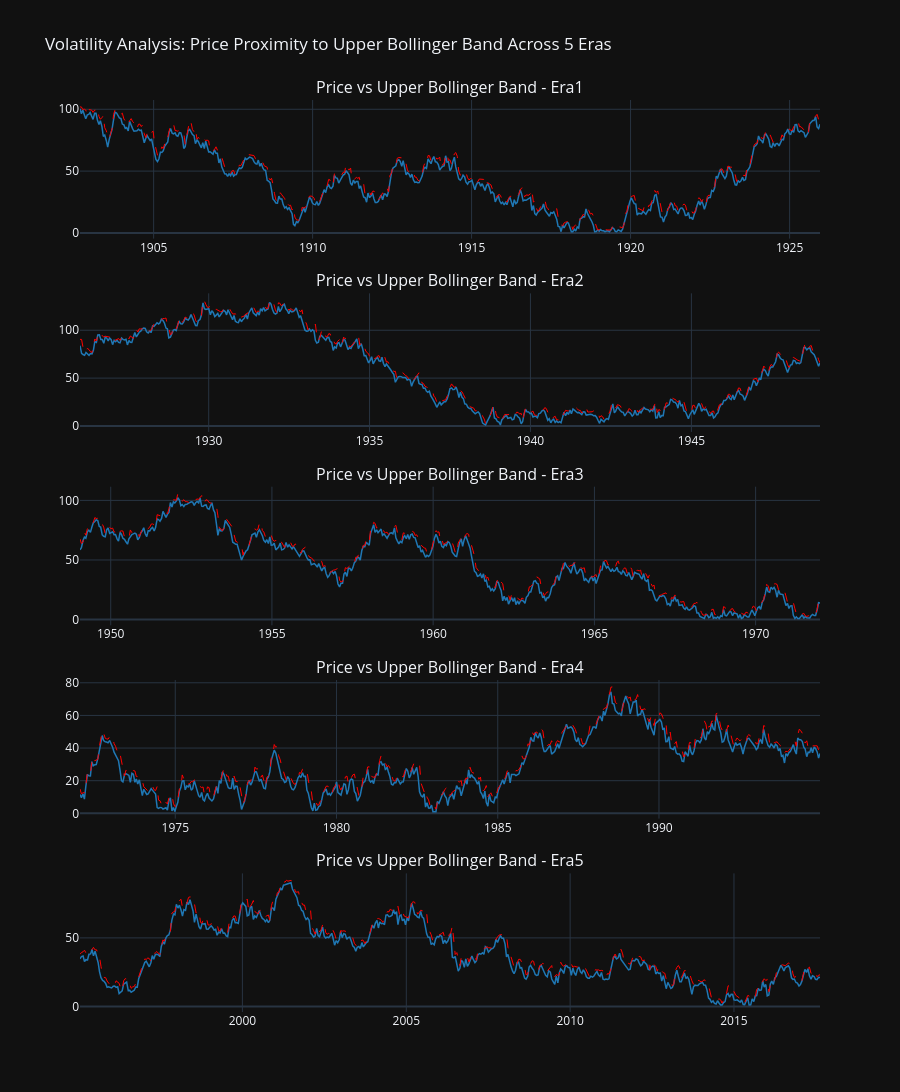

Notebook code for this chart:
### Code cell
import plotly.graph_objects as go
from plotly.subplots import make_subplots


sampled_df = df.iloc[::12].copy()
eras = sampled_df['Era'].unique()


fig = make_subplots(
    rows=5, cols=1, 
    subplot_titles=[f"Price vs Upper Bollinger Band - {era}" for era in eras],
    vertical_spacing=0.06
)

for i, era_name in enumerate(eras, 1):
    era_df = sampled_df[sampled_df['Era'] == era_name]
    
    
    fig.add_trace(go.Scatter(
        x=era_df['Date'], y=era_df['Close_Price'],
        mode='lines', name='Close Price', line=dict(color='#1f77b4', width=1.5)
    ), row=i, col=1)
    
    
    fig.add_trace(go.Scatter(
        x=era_df['Date'], y=era_df['Bollinger_Bands_Upper'],
        mode='lines', name='Upper Band', line=dict(color='red', width=1, dash='dash')
    ), row=i, col=1)


fig.update_layout(
    height=1300,
    title_text="Volatility Analysis: Price Proximity to Upper Bollinger Band Across 5 Eras",
    template='plotly_dark',
    showlegend=False
)

fig.show()

### Figure 1 — Plotly figure (JSON) as saved in the notebook; plotly's stock layout.template omitted (floating-point values rounded to 4 significant figures; data arrays with more than 128 entries replaced by an {"elided": "..."} marker saying what was removed)
{"data": [{"line": {"color": "#1f77b4", "width": 1.5}, "mode": "lines", "name": "Close Price", "type": "scatter", "x": {"elided": "507 str values"}, "xaxis": "x", "y": {"elided": "507 float values"}, "yaxis": "y"}, {"line": {"color": "red", "dash": "dash", "width": 1}, "mode": "lines", "name": "Upper Band", "type": "scatter", "x": {"elided": "507 str values"}, "xaxis": "x", "y": {"elided": "507 float values"}, "yaxis": "y"}, {"line": {"color": "#1f77b4", "width": 1.5}, "mode": "lines", "name": "Close Price", "type": "scatter", "x": {"elided": "501 str values"}, "xaxis": "x2", "y": {"elided": "501 float values"}, "yaxis": "y2"}, {"line": {"color": "red", "dash": "dash", "width": 1}, "mode": "lines", "name": "Upper Band", "type": "scatter", "x": {"elided": "501 str values"}, "xaxis": "x2", "y": {"elided": "501 float values"}, "yaxis": "y2"}, {"line": {"color": "#1f77b4", "width": 1.5}, "mode": "lines", "name": "Close Price", "type": "scatter", "x": {"elided": "500 str values"}, "xaxis": "x3", "y": {"elided": "500 float values"}, "yaxis": "y3"}, {"line": {"color": "red", "dash": "dash", "width": 1}, "mode": "lines", "name": "Upper Band", "type": "scatter", "x": {"elided": "500 str values"}, "xaxis": "x3", "y": {"elided": "500 float values"}, "yaxis": "y3"}, {"line": {"color": "#1f77b4", "width": 1.5}, "mode": "lines", "name": "Close Price", "type": "scatter", "x": {"elided": "500 str values"}, "xaxis": "x4", "y": {"elided": "500 float values"}, "yaxis": "y4"}, {"line": {"color": "red", "dash": "dash", "width": 1}, "mode": "lines", "name": "Upper Band", "type": "scatter", "x": {"elided": "500 str values"}, "xaxis": "x4", "y": {"elided": "500 float values"}, "yaxis": "y4"}, {"line": {"color": "#1f77b4", "width": 1.5}, "mode": "lines", "name": "Close Price", "type": "scatter", "x": {"elided": "492 str values"}, "xaxis": "x5", "y": {"elided": "492 float values"}, "yaxis": "y5"}, {"line": {"color": "red", "dash": "dash", "width": 1}, "mode": "lines", "name": "Upper Band", "type": "scatter", "x": {"elided": "492 str values"}, "xaxis": "x5", "y": {"elided": "492 float values"}, "yaxis": "y5"}], "layout": {"annotations": [{"font": {"size": 16}, "showarrow": false, "text": "Price vs Upper Bollinger Band - Era1", "x": 0.5, "xanchor": "center", "xref": "paper", "y": 1, "yanchor": "bottom", "yref": "paper"}, {"font": {"size": 16}, "showarrow": false, "text": "Price vs Upper Bollinger Band - Era2", "x": 0.5, "xanchor": "center", "xref": "paper", "y": 0.788, "yanchor": "bottom", "yref": "paper"}, {"font": {"size": 16}, "showarrow": false, "text": "Price vs Upper Bollinger Band - Era3", "x": 0.5, "xanchor": "center", "xref": "paper", "y": 0.576, "yanchor": "bottom", "yref": "paper"}, {"font": {"size": 16}, "showarrow": false, "text": "Price vs Upper Bollinger Band - Era4", "x": 0.5, "xanchor": "center", "xref": "paper", "y": 0.364, "yanchor": "bottom", "yref": "paper"}, {"font": {"size": 16}, "showarrow": false, "text": "Price vs Upper Bollinger Band - Era5", "x": 0.5, "xanchor": "center", "xref": "paper", "y": 0.152, "yanchor": "bottom", "yref": "paper"}], "height": 1300, "showlegend": false, "title": {"text": "Volatility Analysis: Price Proximity to Upper Bollinger Band Across 5 Eras"}, "xaxis": {"anchor": "y", "domain": [0, 1]}, "xaxis2": {"anchor": "y2", "domain": [0, 1]}, "xaxis3": {"anchor": "y3", "domain": [0, 1]}, "xaxis4": {"anchor": "y4", "domain": [0, 1]}, "xaxis5": {"anchor": "y5", "domain": [0, 1]}, "yaxis": {"anchor": "x", "domain": [0.848, 1]}, "yaxis2": {"anchor": "x2", "domain": [0.636, 0.788]}, "yaxis3": {"anchor": "x3", "domain": [0.424, 0.576]}, "yaxis4": {"anchor": "x4", "domain": [0.212, 0.364]}, "yaxis5": {"anchor": "x5", "domain": [0, 0.152]}}}
